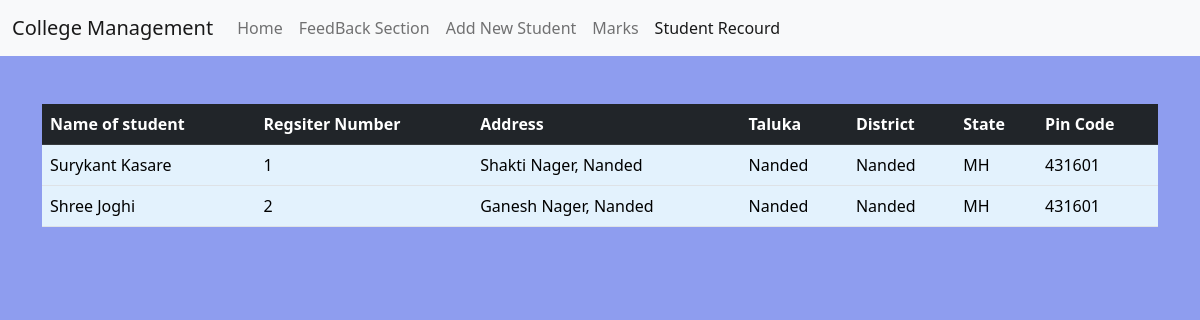
Page /data on the committed database.
### student/models.py (models this page shows, shortened)
class Student(models.Model):
    SName=models.CharField(max_length=30)
    Reg_No=models.AutoField(primary_key=TRUE)
    Address=models.CharField(max_length=60)
    Taluka=models.CharField(max_length=30)
    District=models.CharField(max_length=30)
    State=models.CharField(max_length=20,choices=State_Choice,default='AP')
    Photo=models.ImageField(upload_to='uploads')
    Pincode=models.IntegerField()

### student/views.py (the view)
# urls.py: re_path(r'^data',view_data,name="data_page"),
def view_data(request):
    stud_record = Student.objects.all()
    return render(request,'data.html',{'Students':stud_record})

### templates/data.html (shortened to what this page needs)
<!doctype html>
<html lang="en">
<head>
  <link href="https://cdn.jsdelivr.net/npm/bootstrap@5.2.2/dist/css/bootstrap.min.css" rel="stylesheet"
>
</head>
<body style="background-color:rgb(142, 157, 239) ;">
  <header>
    <nav class="navbar navbar-expand-lg bg-light">
      <div class="container-fluid">
        <a class="navbar-brand" href="#">College Management</a>
        <div class="collapse navbar-collapse" id="navbarSupportedContent">
          <ul class="navbar-nav me-auto mb-2 mb-lg-0">
            <li class="nav-item">
              <a class="nav-link " href="{% url 'home_page' %}">Home</a>
            </li>
            <li class="nav-item">
              <a class="nav-link" href="#">FeedBack Section</a>
            </li>
            <li class="nav-item">
              <a class="nav-link " href="{% url 'student_reg' %}">Add New Student</a>
            </li>
            <li class="nav-item">
              <a class="nav-link">Marks</a>
            </li>
            <li class="nav-item">
              <a class="nav-link active" aria-current="page"  href="{% url 'data_page' %}">Student Recourd</a>
            </li>
          </ul>
        </div>
      </div>
    </nav>
  </header>
  <section class=".container-fluid">
    <div class="container py-5 h-100">
      <table class="table">
        <thead class="table-dark">
          <tr>
            <th>Name of student</th>
            <th>Regsiter Number</th>
            <th>Address</th>
            <th>Taluka</th>
            <th>District</th>
            <th>State</th>
            <th>Pin Code</th>
          </tr>
        </thead>
        <tbody style="background-color: #e3f2fd; color:black">
          <tr>
            {% for entry in Students %}
            <td> {{ entry.SName}} </td>
            <td> {{ entry.Reg_No }} </td>
            <td> {{ entry.Address }} </td>
            <td> {{ entry.Taluka }} </td>
            <td> {{ entry.District }} </td>
            <td> {{ entry.State }} </td>
            <td> {{ entry.Pincode }} </td>
          </tr>
          {% endfor %}
        </tbody>
      </table>
    </div>
  </section>
</body>
</html>

### rows in the picture
Student: SName "Surykant Kasare", Reg_No "1", Address "Shakti Nager, Nanded", Taluka "Nanded", District "Nanded", State "MH", Pincode "431601"
Student: SName "Shree Joghi", Reg_No "2", Address "Ganesh Nager, Nanded", Taluka "Nanded", District "Nanded", State "MH", Pincode "431601"
